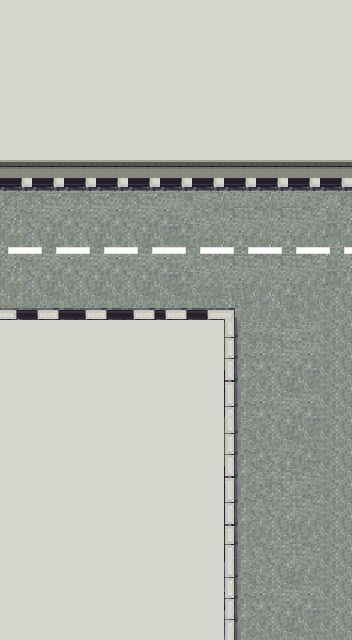

The image is a tile-based game level rendered from a .tmx file. Its description and source (layers, tilesets, objects; grid data summarised) follow:
An orthogonal 11x20 tile map with 32x32 px tiles, 2 tile layers (Tile Layer 1, road).

<map version="1.2" tiledversion="1.2.3" orientation="orthogonal" renderorder="right-down" width="11" height="20" tilewidth="32" tileheight="32" infinite="0" nextlayerid="3" nextobjectid="1">
 <tileset firstgid="1" name="RoadTile" tilewidth="32" tileheight="32" tilecount="551" columns="29">
  <image source="RoadTile.png" width="959" height="625" />
 </tileset>
 <layer id="1" name="Tile Layer 1" width="11" height="20">
  <data>[220 cells, 0 non-empty, 0 distinct tile ids]</data>
 </layer>
 <layer id="2" name="road" width="11" height="20">
  <data>[220 cells, 220 non-empty, 70 distinct tile ids]</data>
 </layer>
</map>